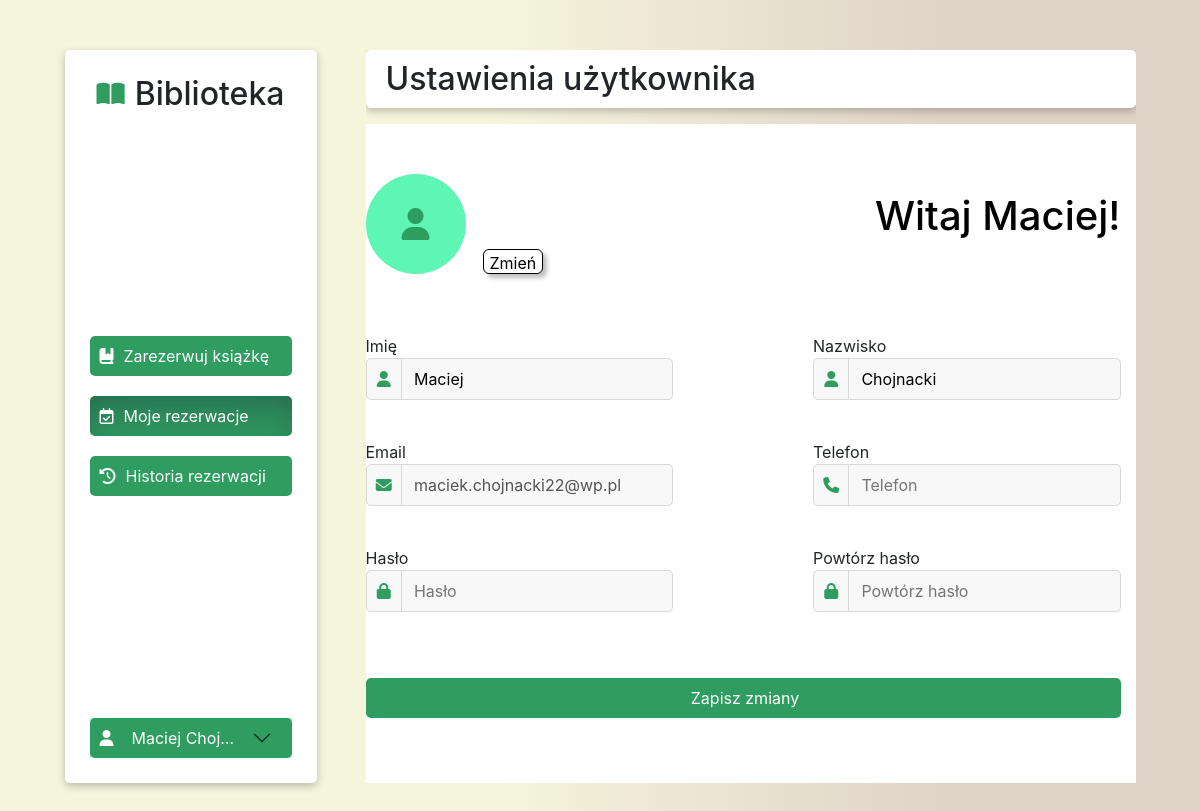
/settings.php (signed in), run on an earlier commit of the app's database.
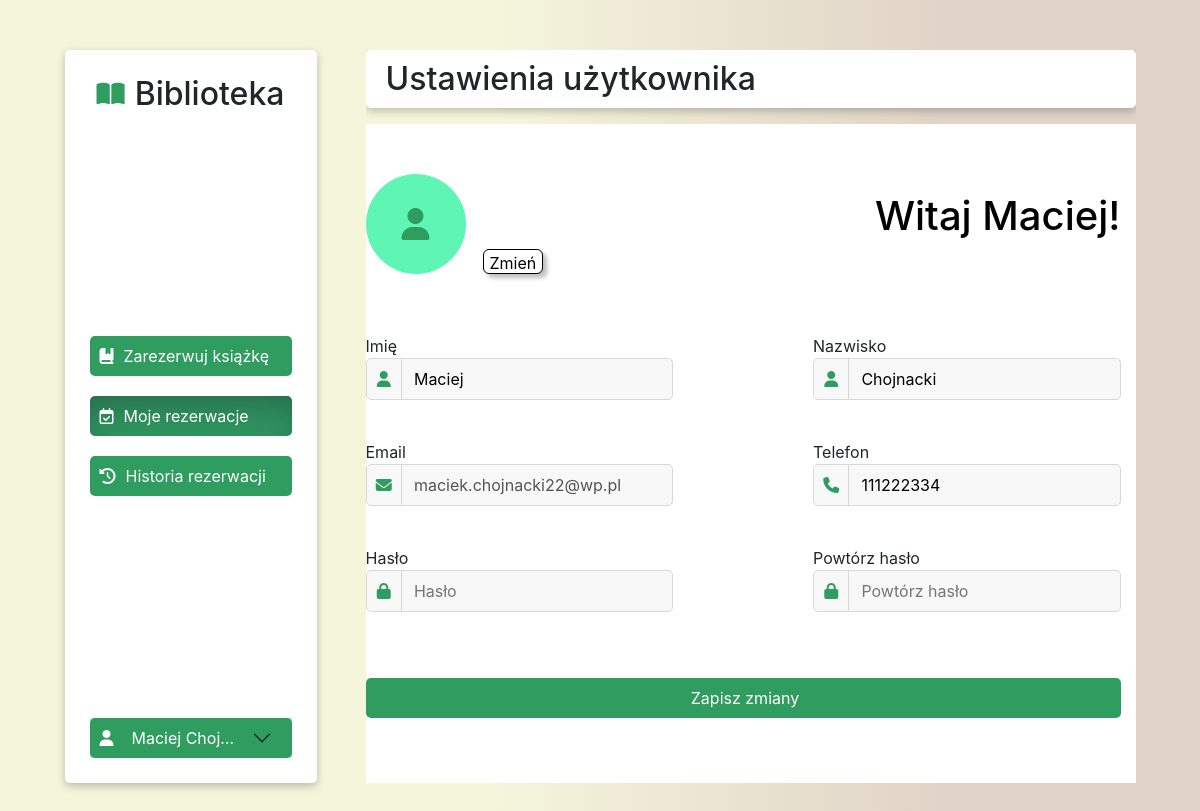
And on a later commit of the database.
### tables this page shows
CREATE TABLE `uzytkownicy` (
  `id` int NOT NULL,
  `imie` varchar(20) NOT NULL,
  `nazwisko` varchar(30) NOT NULL,
  `nr_tel` char(9) DEFAULT NULL,
  `adres_email` varchar(40) NOT NULL,
  `haslo` text NOT NULL,
  `data_zal` date NOT NULL,
  `status` varchar(12) NOT NULL
);

### settings.php (the view, shortened to what this page needs)
<?php
  $isLoggedIn = isset($_SESSION['user_id']);
  if ($isLoggedIn) {
    $userid = $_SESSION['user_id'];
    $name = $_SESSION['name'];
    $surname = $_SESSION['surname'];
  } else {
    header("Location: login.php");
  }
  $host = 'localhost';
  $username = 'root';
  $password = '';
  $dbname = 'biblioteka';
  $conn = new mysqli($host, $username, $password, $dbname);
  $stmt = $conn->prepare("SELECT imie, nazwisko, nr_tel, adres_email FROM uzytkownicy WHERE id = ?");
  $stmt->bind_param('i', $userid);
  $stmt->execute();
  $result = $stmt->get_result();
  if ($result->num_rows > 0) {
    $user = $result->fetch_assoc();
    $nrTel = $user['nr_tel'];
    $email = $user['adres_email'];
  }
?>
<!DOCTYPE html>
<html lang="en">
<head>
  <link
    href="https://cdn.jsdelivr.net/npm/bootstrap@5.2.3/dist/css/bootstrap.min.css"
    rel="stylesheet"
 />
  <link rel="stylesheet" href="assets/css/main/style.css" />
</head>
<body>
  <main>
    <?php
      include("components/side_menu.php");
    ?>
    <div class="main-content">
      <div class="title-wrapper mb-3">
        <h2 class="m-0">Ustawienia użytkownika</h2>
      </div>
      <div class="content settings-content overflow-auto gap-1">
        <form method="POST">
          <div class="user-info w-100">
            <div class="photo-info">
              <div class="user-photo">
                <i class="fa-solid fa-user fa-2x" style="color: #2e9d5f"></i>
              </div>
              <button class="change-photo-btn">Zmień</button>
            </div>
            <p class="user-welcome">Witaj <?php echo $name ?>!</p>
          </div>
          <div class="user-settings">
            <ul class="list-of-parameters">
              <li class="form-row">
                <label for="imie">Imię</label>
                <div class="input">
                  <div class="icon-wrapper">
                    <i class="fa-solid fa-user"></i>
                  </div>
                  <input
                    type="text"
                    name="imie"
                    id="imie"
                    placeholder="Imię"
                    value="<?php echo $name ?>" />
                </div>
              </li>
              <li class="form-row">
                <label for="email">Nazwisko</label>
                <div class="input">
                  <div class="icon-wrapper">
                    <i class="fa-solid fa-user"></i>
                  </div>
                  <input
                    type="text"
                    name="nazwisko"
                    id="nazwisko"
                    placeholder="Nazwisko"
                    value="<?php echo $surname ?>" />
                </div>
              </li>
              <li class="form-row">
                <label for="email">Email</label>
                <div class="input">
                  <div class="icon-wrapper">
                    <i class="fa-solid fa-envelope"></i>
                  </div>
                  <input
                    type="email"
                    name="email"
                    disabled
                    id="email"
                    placeholder="Email"
                    readonly
                    value="<?php echo $email ?>" />
                </div>
              </li>
              <li class="form-row">
                <label for="tel">Telefon</label>
                <div class="input">
                  <div class="icon-wrapper">
                    <i class="fa-solid fa-phone"></i>
                  </div>
                  <input
                    type="tel"
                    name="tel"
                    id="tel"
                    placeholder="Telefon"
                    value="<?php echo $nrTel ?>" />
                </div>
              </li>
              <li class="form-row">
                <label for="haslo">Hasło</label>
                <div class="input">
                  <div class="icon-wrapper">
                    <i class="fa-solid fa-lock"></i>
                  </div>
                  <input
                    type="password"
                    name="haslo"
                    id="haslo"
                    placeholder="Hasło" />
                </div>
              </li>
              <li class="form-row">
                <label for="powt-haslo">Powtórz hasło</label>
                <div class="input">
                  <div class="icon-wrapper">
                    <i class="fa-solid fa-lock"></i>
                  </div>
                  <input
                    type="password"
                    name="powthaslo"
                    id="powt-haslo"
                    placeholder="Powtórz hasło" />
                  </div>
              </li>
            </ul>
          </div>
          <div class="button-section">
            <button class="button-main" type="submit">Zapisz zmiany</button>
          </div>
        </form>
      </div>
  </main>
</body>
</html>

### components/side_menu.php
<nav class="nav-content">
    <div class="nav-title">
        <i class="fa-solid fa-book-open"></i>
        <h2 class="m-0">Biblioteka</h2>
    </div>
    <div class="nav-links">
        <a href="main.php" class="nav-link">
            <i class="fa-solid fa-book-bookmark"></i> Zarezerwuj książkę
        </a>
        <?php
        if ($isLoggedIn) {
            echo '
                            <a href="profile.php" class="nav-link nav-active">
                                <i class="fa-regular fa-calendar-check"></i> Moje rezerwacje
                            </a>
                            <a href="hisreserv.php" class="nav-link">
                                <i class="fa-solid fa-clock-rotate-left"></i> Historia rezerwacji
                            </a>
                        ';
        }
        ?>
    </div>
    <div class="user-link w-100">
        <?php
        if ($isLoggedIn) {
            echo '
                        <div class="accordion accordion-flush" id="accordionFlushExample">
                            <div class="accordion-item">
                            <button
                                class="nav-link user-link-btn accordion-button collapsed"
                                type="button"
                                data-bs-toggle="collapse"
                                data-bs-target="#flush-collapseOne"
                                aria-expanded="false"
                                aria-controls="flush-collapseOne"
                            >
                        <i class="fa-solid fa-user me-2"></i>
                        <p class="m-0 text-truncate user-name">' . $name . ' ' . $surname . '</p>
                        </button>
                        <div
                        id="flush-collapseOne"
                        class="accordion-collapse collapse"
                        aria-labelledby="flush-headingOne"
                        data-bs-parent="#accordionFlushExample"
                        >
                        <div class="accordion-body d-flex flex-column gap-3">
                        <a href="settings.php" class="nav-link">Ustawienia</a>
                        <a href="logout.php" class="nav-link">Wyloguj się</a>
                        </div>
                        </div>
                        ';
        } else {
            echo '
                            <a href="login.php" class="button-main text-decoration-none mb-4">Zaloguj się</a>
                            <a href="register.php" class="button-main text-decoration-none">Zarejestruj się</a>';
        }
        ?>
    </div>
</nav>

### assets/css/main/style.css (style rules this page uses)
body { background: rgb(245, 245, 220); background: linear-gradient(90deg, rgba(245, 245, 220, 1) 41%, rgba(224, 211, 199, 1) 79%); font-family: Inter, sans-serif; display: flex; justify-content: right; align-items: center; min-height: 100vh; }
main { display: flex; justify-content: space-around; gap: 20px; width: 100%; height: 100%; padding: 50px; height: 100vh; }
.nav-content { background-color: white; padding: 25px; box-shadow: rgba(0, 0, 0, 0.24) 0px 3px 8px; border-radius: 5px; display: flex; flex-direction: column; justify-content: space-between; }
.nav-title { display: flex; align-items: center; justify-content: center; gap: 10px; }
.fa-book-open { font-size: 25px; color: #2E9D5F; }
.nav-links { display: flex; flex-direction: column; gap: 20px; }
.nav-link, .button-main { background-color: #2E9D5F; color: white; outline: none; border: none; border-radius: 5px !important; height: 40px; font-weight: 400; transition: 0.3s; width: 100%; display: flex; justify-content: left; align-items: center; padding-left: 10px; gap: 10px; }
.button-main { justify-content: center; }
.nav-active { box-shadow: rgba(50, 50, 93, 0.25) 0px 30px 60px -12px inset, rgba(0, 0, 0, 0.3) 0px 18px 36px -18px inset; }
.accordion-item { background-color: #aef9d6; }
.user-name { max-width: 110px; }
.main-content { overflow: hidden; width: 70%; display: flex; flex-direction: column; }
.title-wrapper { background-color: white; padding: 10px 20px; border-radius: 5px; width: 100%; box-shadow: rgba(0, 0, 0, 0.24) 0px 3px 8px; }
.content { display: flex; flex-wrap: wrap; justify-content: space-between; gap: 40px; height: 100%; overflow-y: scroll; padding: 50px 15px 15px 0; }
.settings-content { background-color: #fff; }
.user-info { display: flex; flex-direction: row; justify-content: space-between; align-items: center; }
.photo-info { display: flex; flex-direction: row; align-items: end; gap: 17px; }
.user-photo { width: 100px; height: 100px; border-radius: 100%; background-color: #5ff5b4; display: flex; align-items: center; justify-content: center; }
.change-photo-btn { max-width: 73px; max-height: 25px; border: 1px solid #000; border-radius: 6px; box-shadow: 4px 4px 4px 0 rgba(0, 0, 0, 0.25); background: #fff; }
.user-welcome { font-weight: 500; font-size: 40px; color: #000; }
.user-settings { margin-top: 60px; }
.list-of-parameters { list-style: none; padding: 0; display: flex; flex-direction: row; flex-wrap: wrap; gap: 140px; row-gap: 40px; }
.form-row { width: calc((100% - 1 * 140px) / 2); display: flex; flex-direction: column; align-items: center; }
.form-row label { width: 100%; }
.input { border-radius: 5px; border: 1px solid #d8d8d8; background-color: #f8f8f8; display: flex; width: 100%; justify-content: center; align-items: center; position: relative; }
.input input { background-color: transparent; height: 35px; width: 100%; min-width: 140px; border: none; border-radius: 5px; text-indent: 10px; }
.icon-wrapper { width: 40px; border-right: 1px solid #d8d8d8; height: 40px; display: flex; align-items: center; justify-content: center; color: #2e9d5f; }
.button-section { padding-top: 50px; padding-bottom: 50px; display: flex; flex-direction: row; justify-content: space-between; }

What changed in the data, as far as the page shows it:
changed uzytkownicy "maciek.chojnacki22@wp.pl": tel (not shown) → "111222334"
